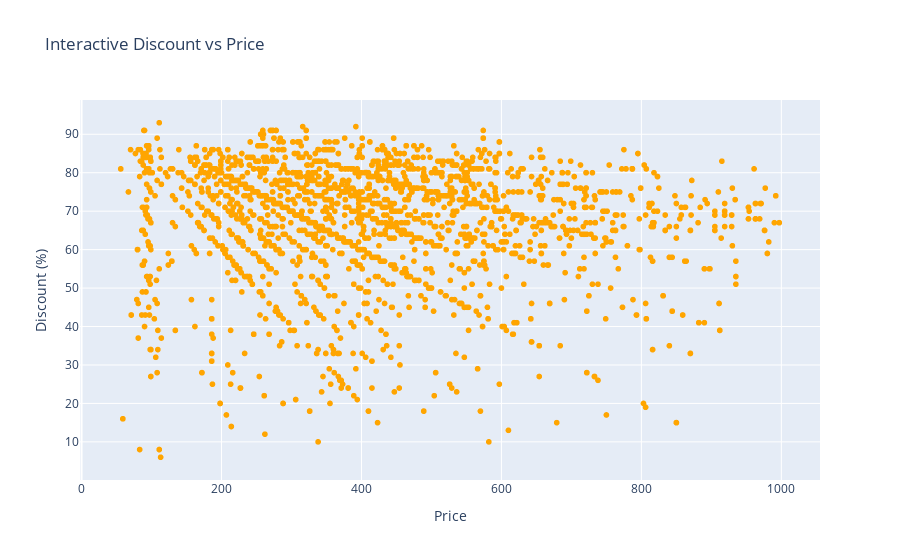

The notebook cell saved with this chart:
### Code cell
import plotly.express as px

fig = px.scatter(
    df,
    x='Price',
    y='Discount',
    title='Interactive Discount vs Price',
    labels={'Price': 'Price', 'Discount': 'Discount (%)'},
    color_discrete_sequence=['orange']   # change color
)

fig.show()

### Figure 1 — Plotly figure (JSON) as saved in the notebook; plotly's stock layout.template omitted (floating-point values rounded to 4 significant figures; data arrays with more than 128 entries replaced by an {"elided": "..."} marker saying what was removed)
{"data": [{"hovertemplate": "Price=%{x}<br>Discount (%)=%{y}<extra></extra>", "legendgroup": "", "marker": {"color": "orange", "symbol": "circle"}, "mode": "markers", "name": "", "showlegend": false, "type": "scattergl", "x": {"elided": "5564 int values"}, "xaxis": "x", "y": {"elided": "5564 int values"}, "yaxis": "y"}], "layout": {"legend": {"tracegroupgap": 0}, "title": {"text": "Interactive Discount vs Price"}, "xaxis": {"anchor": "y", "domain": [0, 1], "title": {"text": "Price"}}, "yaxis": {"anchor": "x", "domain": [0, 1], "title": {"text": "Discount (%)"}}}}
